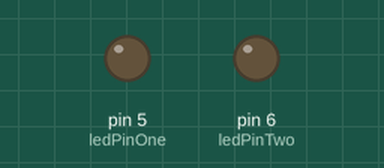
The sketch below on a simulated Arduino Uno, built with avr-gcc and run on an emulated ATmega328P. On the bench: output pins drawn as LEDs (lit = HIGH). Random numbers use the default seed unless the sketch sets one.

Above: at 0.25 s.
At 18.0 s:
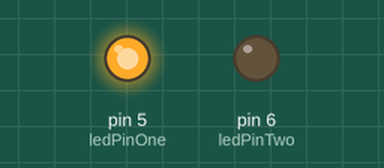
At 39.6 s:
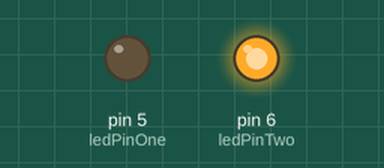
Timing chart, 0 to 40.0 s (numbered marks = the images above):
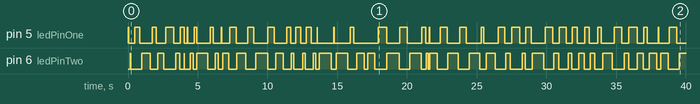

The sketch:

sketch_jan23_random_blink_2_LEDs.ino
```cpp
/* blinking LED with random delays for LED at D5 and LED at D6*/
const int ledPinOne = 5;
const int ledPinTwo = 6;

void setup() {
  pinMode(ledPinOne, OUTPUT);
  pinMode(ledPinTwo, OUTPUT);

}

void loop() {
loopBlink(600, 200, ledPinOne);
loopBlink(900, 300, ledPinTwo);
}

void loopBlink(long maxDelayOn, long maxDelayOff, int ledPin ) {
  digitalWrite(ledPin, HIGH);
  delayRandomNumber(maxDelayOn);
  digitalWrite(ledPin, LOW);
  delayRandomNumber(maxDelayOff);
}

void delayRandomNumber(long max) {
  const long time = random(1, max);
  delay(time);
}
```
